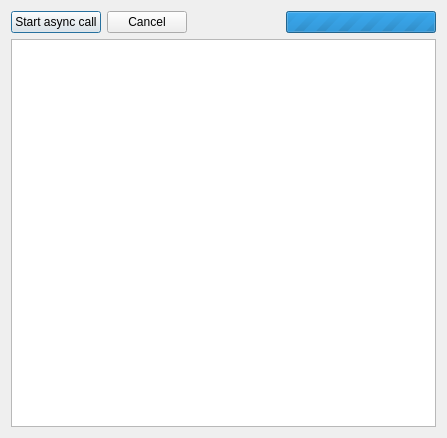
<?xml version="1.0" encoding="UTF-8"?>
<ui version="4.0">
 <class>Dialog</class>
 <widget class="QDialog" name="Dialog">
  <property name="geometry">
   <rect>
    <x>0</x>
    <y>0</y>
    <width>447</width>
    <height>438</height>
   </rect>
  </property>
  <property name="windowTitle">
   <string>Dialog</string>
  </property>
  <layout class="QVBoxLayout" name="verticalLayout">
   <item>
    <layout class="QHBoxLayout" name="horizontalLayout">
     <item>
      <widget class="QPushButton" name="btnStart">
       <property name="sizePolicy">
        <sizepolicy hsizetype="Maximum" vsizetype="Fixed">
         <horstretch>0</horstretch>
         <verstretch>0</verstretch>
        </sizepolicy>
       </property>
       <property name="text">
        <string>Start async call</string>
       </property>
      </widget>
     </item>
     <item>
      <widget class="QPushButton" name="btnCancel">
       <property name="text">
        <string>Cancel</string>
       </property>
      </widget>
     </item>
     <item>
      <spacer name="horizontalSpacer">
       <property name="orientation">
        <enum>Qt::Horizontal</enum>
       </property>
       <property name="sizeHint" stdset="0">
        <size>
         <width>0</width>
         <height>0</height>
        </size>
       </property>
      </spacer>
     </item>
     <item>
      <widget class="QProgressBar" name="progressBar">
       <property name="minimumSize">
        <size>
         <width>150</width>
         <height>0</height>
        </size>
       </property>
       <property name="maximum">
        <number>0</number>
       </property>
       <property name="value">
        <number>-1</number>
       </property>
       <property name="textVisible">
        <bool>false</bool>
       </property>
      </widget>
     </item>
    </layout>
   </item>
   <item>
    <widget class="QPlainTextEdit" name="teBody"/>
   </item>
  </layout>
 </widget>
 <resources/>
 <connections/>
</ui>
